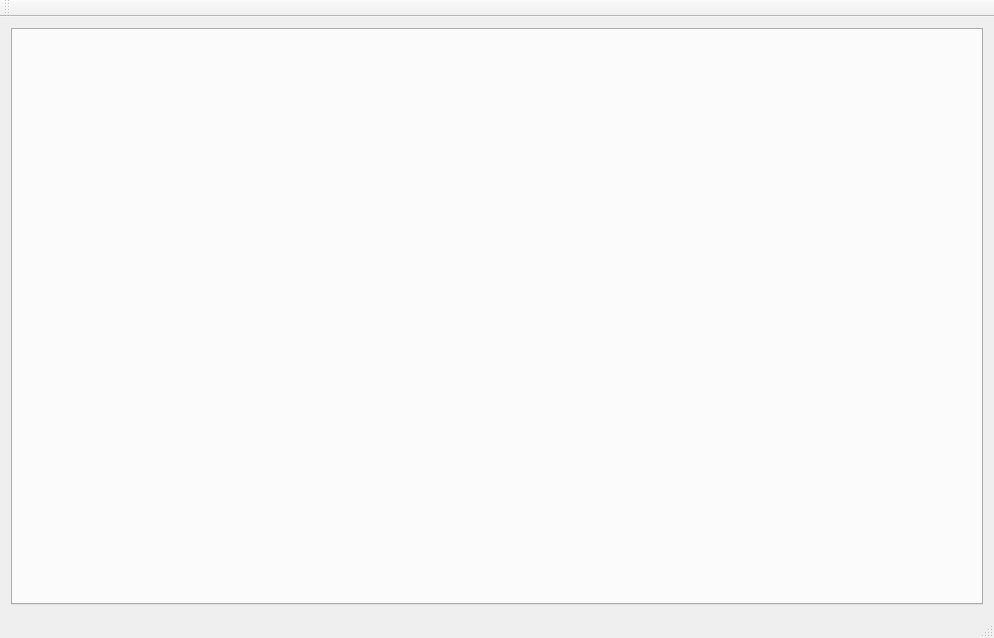
<?xml version="1.0" encoding="UTF-8"?>
<ui version="4.0">
 <class>MainWindow</class>
 <widget class="QMainWindow" name="MainWindow">
  <property name="geometry">
   <rect>
    <x>0</x>
    <y>0</y>
    <width>994</width>
    <height>638</height>
   </rect>
  </property>
  <property name="windowTitle">
   <string>MainWindow</string>
  </property>
  <widget class="QWidget" name="centralWidget">
   <layout class="QVBoxLayout" name="verticalLayout">
    <item>
     <widget class="QTabWidget" name="tabWidget">
      <property name="currentIndex">
       <number>-1</number>
      </property>
     </widget>
    </item>
   </layout>
  </widget>
  <widget class="QMenuBar" name="menuBar">
   <property name="geometry">
    <rect>
     <x>0</x>
     <y>0</y>
     <width>994</width>
     <height>25</height>
    </rect>
   </property>
  </widget>
  <widget class="QToolBar" name="mainToolBar">
   <attribute name="toolBarArea">
    <enum>TopToolBarArea</enum>
   </attribute>
   <attribute name="toolBarBreak">
    <bool>false</bool>
   </attribute>
  </widget>
  <widget class="QStatusBar" name="statusBar"/>
 </widget>
 <layoutdefault spacing="6" margin="11"/>
 <resources/>
 <connections/>
</ui>
